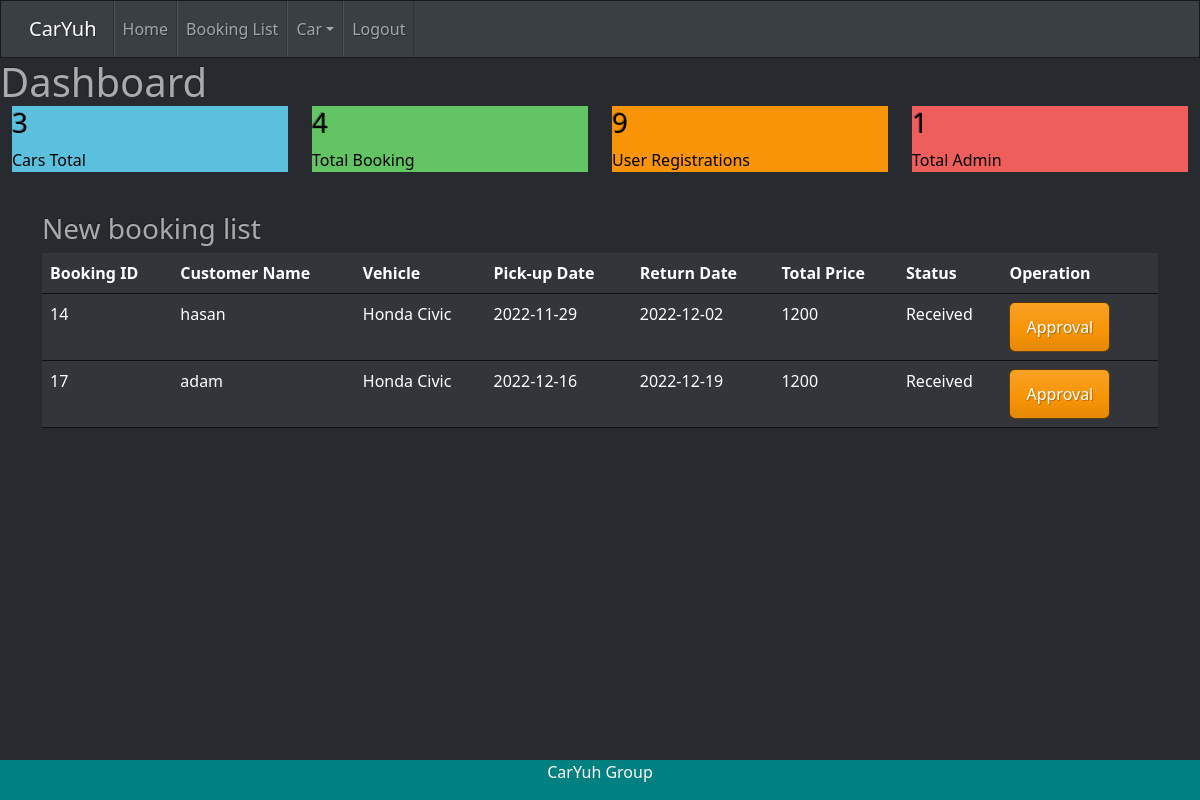
The app's page /staff.php?message1 (signed in) with its own data.
### tables this page shows
CREATE TABLE `tb_booking` (
  `b_id` int(11) NOT NULL,
  `b_customer` varchar(15) NOT NULL,
  `b_vehicle` varchar(10) NOT NULL,
  `b_pdate` date NOT NULL,
  `b_rdate` date NOT NULL,
  `b_total` float NOT NULL,
  `b_status` int(5) NOT NULL
);

CREATE TABLE `tb_user` (
  `u_id` varchar(15) NOT NULL,
  `u_pwd` varchar(50) NOT NULL,
  `u_name` varchar(200) NOT NULL,
  `u_address` varchar(200) DEFAULT NULL,
  `u_phone` varchar(20) NOT NULL,
  `u_lno` varchar(20) NOT NULL,
  `u_type` varchar(5) NOT NULL
);

CREATE TABLE `tb_vehicle` (
  `v_reg` varchar(10) NOT NULL,
  `v_type` varchar(10) NOT NULL,
  `v_model` varchar(15) NOT NULL,
  `v_year` int(4) NOT NULL,
  `v_price` float NOT NULL
);

CREATE TABLE `tb_status` (
  `s_id` int(5) NOT NULL,
  `s_desc` varchar(20) NOT NULL
);

### staff.php (the view, shortened to what this page needs)
<?php
include ('dbconnect.php');
include 'headerstaff.php';
$sql = "SELECT * FROM tb_booking
    LEFT JOIN tb_vehicle ON tb_booking.b_vehicle = tb_vehicle.v_reg
    LEFT JOIN tb_status ON tb_booking.b_status = tb_status.s_id
    LEFT JOIN tb_user ON tb_booking.b_customer = tb_user.u_id
    WHERE b_status ='1' ";
$result = mysqli_query($con,$sql);
$sql1 ="SELECT * FROM tb_vehicle";
$result1 = mysqli_query($con,$sql1);
$count = mysqli_num_rows($result1);
$sql2 ="SELECT * FROM tb_booking";
$result2 = mysqli_query($con,$sql2);
$count2 = mysqli_num_rows($result2);
$sql3="SELECT * FROM tb_user WHERE u_type='2'";
$result3 = mysqli_query($con,$sql3);
$count3 = mysqli_num_rows($result3);
$sql4="SELECT * FROM tb_user WHERE u_type='1'";
$result4 = mysqli_query($con,$sql4);
$count4 = mysqli_num_rows($result4);
?>
            <h1 class="m-0">Dashboard</h1>
    <section class="content ">
      <div class="container-fluid" style="color: black;">
        <div class="row">
          <div class="col-lg-3 col-6">
            <div class="small-box bg-info">
              <div class="inner">
                <h3><?php echo $count?></h3>
                <p>Cars Total</p>
              </div>
            </div>
          </div>
          <div class="col-lg-3 col-6">
            <div class="small-box bg-success">
              <div class="inner">
                <h3><?php echo $count2?></h3>
                <p>Total Booking</p>
              </div>
            </div>
          </div>
          <div class="col-lg-3 col-6">
            <div class="small-box bg-warning">
              <div class="inner">
                <h3><?php echo $count3?></h3>
                <p>User Registrations</p>
              </div>
            </div>
          </div>
          <div class="col-lg-3 col-6">
            <div class="small-box bg-danger">
              <div class="inner">
                <h3><?php echo $count4?></h3>
                <p>Total Admin</p>
              </div>
            </div>
          </div>
        </div>
        </div>
      </section>
<div class="container">
  <br><h3>New booking list</h3>
<table class="table table-hover ">
  <thead>
    <tr>
      <th scope="col">Booking ID</th>
      <th scope="col">Customer Name</th>
      <th scope="col">Vehicle</th>
      <th scope="col">Pick-up Date</th>
      <th scope="col">Return Date</th>
      <th scope="col">Total Price</th>
      <th scope="col">Status</th>
      <th scope="col">Operation</th>
    </tr>
  </thead>
  <tbody>
    <?php
      while($row=mysqli_fetch_array($result))
      {
        echo'<tr>';
        echo"<td>".$row['b_id']."</td>";
        echo"<td>".$row['u_name']."</td>";
        echo"<td>".$row['v_model']."</td>";
        echo"<td>".$row['b_pdate']."</td>";
        echo"<td>".$row['b_rdate']."</td>";
        echo"<td>".$row['b_total']."</td>";
        echo"<td>".$row['s_desc']."</td>";
        echo"<td>";
        echo"<a href='staffapproval.php?id=".$row['b_id']."'class= 'btn btn-warning' >Approval</a> &nbsp";
        echo"</td>";
        echo'</tr>';
      }
    ?>
  </tbody>
</table>
</div>
<?php include 'footermain.php';?>
<?php include 'footermain.php';?>

### headerstaff.php (shortened to what this page needs)
<!DOCTYPE html>
<html lang="en">
<head>
  <link href="css/bootstrap.min.css" rel="stylesheet">
</head>
<body>
  <nav class="navbar navbar-expand-lg navbar-dark bg-primary">
  <div class="container-fluid">
    <a class="navbar-brand" href="staff.php">CarYuh</a>
    <div class="collapse navbar-collapse" id="navbarColor01">
      <ul class="navbar-nav me-auto">
        <li class="nav-item">
<a class="nav-link" href="staff.php"> Home</a>
        </li>
        <li class="nav-item">
          <a class="nav-link" href="staffview.php">Booking List</a>
        </li>
     <li class="nav-item dropdown">
          <a class="nav-link dropdown-toggle" data-bs-toggle="dropdown" href="#" role="button" aria-haspopup="true" aria-expanded="false">Car</a>
        </li>
        <li class="nav-item">
         <a class="nav-link" href="#" onclick="return confirmLogout()">Logout</a>
        </li>
    </div>
  </div>
</nav>
</body>
</html>

### footermain.php
<div class="footer">
  <p>CarYuh Group</p>
</div>
</body>
</html>

### headerstaff.php (style rules this page uses)
.footer { position: fixed; left: 0; bottom: 0; width: 100%; background-color: teal; color: floralwhite; text-align: center; }

### records on screen
tb_booking: b_id "14", b_customer.u_name "hasan", b_vehicle.v_model "Honda Civic", b_pdate "2022-11-29", b_rdate "2022-12-02", b_total "1200", b_status.s_desc "Received"
tb_booking: b_id "17", b_customer.u_name "adam", b_vehicle.v_model "Honda Civic", b_pdate "2022-12-16", b_rdate "2022-12-19", b_total "1200", b_status.s_desc "Received"

### other values on screen
$count "3"
$count2 "4"
$count3 "9"
$count4 "1"
